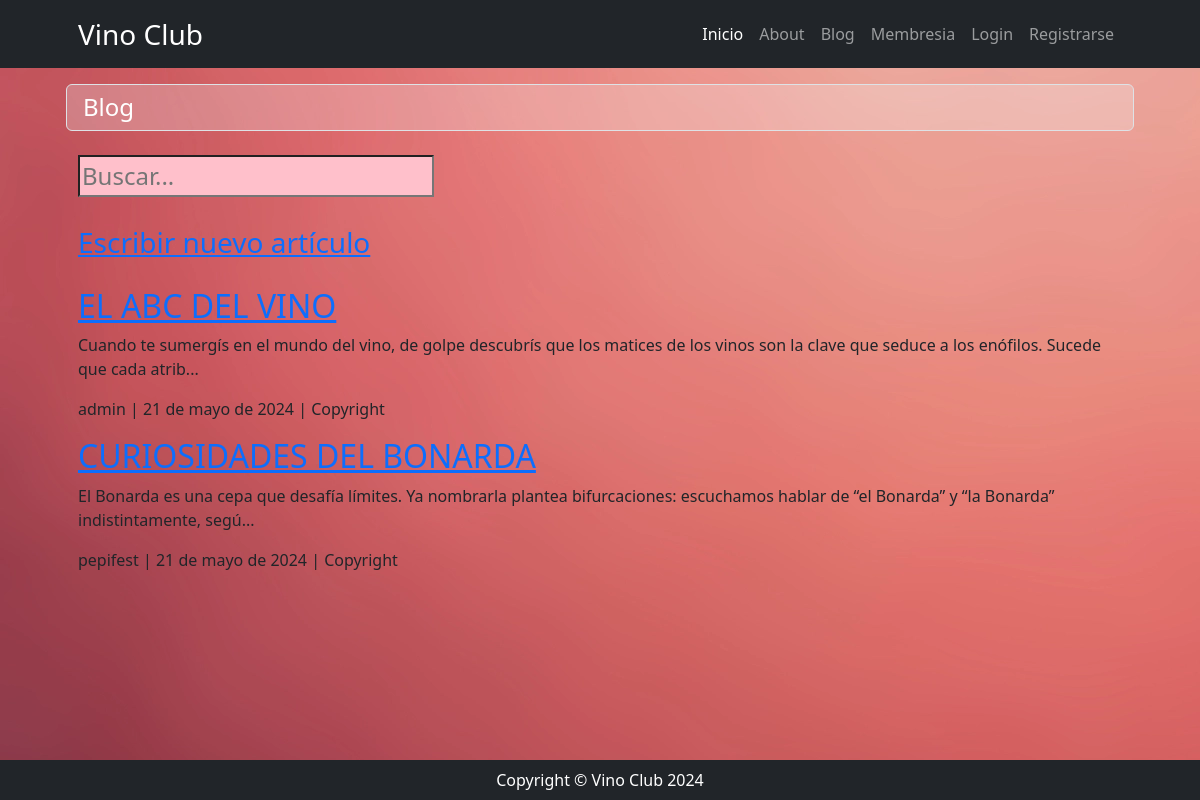
Screenshot of /blog/ with the database file from the repository.
### blog/models.py (models this page shows, shortened)
class Blog(models.Model):
    titulo = models.CharField(max_length=100)
    cuerpo = models.TextField(max_length=3000)
    autor = models.ForeignKey(User, default=None, on_delete=models.SET_NULL, null=True, blank=True)
    fecha = models.DateField(auto_now_add=True)
    def snippet(self):
        return self.cuerpo[:150]+'...'

### blog/views.py (the view)
# urls.py: path('', views.home, name='home'),
def home(request):
    blogs = models.Blog.objects.all().order_by('fecha')
    return render(request, 'blog/index.html', {'blogs': blogs})

### blog/templates/blog/index.html
{% extends 'core/base.html' %}
{% block title %}
    {% include 'core/components/title1.html' with title='Blog'%}
{% endblock title %}
{% block content %}
    <div class="fs-4 pb-4">
        <form action="{% url 'blog:blog_search' %}" method="get">
            <input type="text" name="consulta" placeholder="Buscar..." style="background: pink">
        </form>
    </div>
    <div class="fs-3 pb-4">
        <a href="{% url 'blog:blog_create' %}">Escribir nuevo artículo</a>
    </div>
    <div class="blog">
        {% for blog in blogs %}
            <div class="blog">
                <h2><a href="{% url 'blog:blog_fullview' blog.id %}">{{ blog.titulo }}</a></h2>
                <p>{{ blog.snippet }}</p>
                <p>{{ blog.autor }} | {{ blog.fecha }}
                {% if user.is_authenticated %}
                    {% if user != blog.autor %}
                        | Copyright
                    {% else %}
                        | <a href="{% url 'blog:blog_update' blog.id %}">Editar</a>
                        | <a href="{% url 'blog:blog_delete' blog.id %}">Eliminar</a>
                    {% endif %}
                {% else %}
                | Copyright
                </p>
                {% endif %}
            </div>
        {% endfor %}
    </div>
    <p><br></p>
{% endblock content %}

### rows the page displays
Blog: titulo "EL ABC DEL VINO", snippet "Cuando te sumergís en el mundo del vino, de golpe descubrís que los matices de los vinos son la clave que seduce a los enófilos. Sucede que cada atrib...", autor "admin", fecha "21 de mayo de 2024"
Blog: titulo "CURIOSIDADES DEL BONARDA", snippet "El Bonarda es una cepa que desafía límites. Ya nombrarla plantea bifurcaciones: escuchamos hablar de “el Bonarda” y “la Bonarda” indistintamente, segú...", autor "pepifest", fecha "21 de mayo de 2024"

### other values shown
{{ title }} "Blog"
